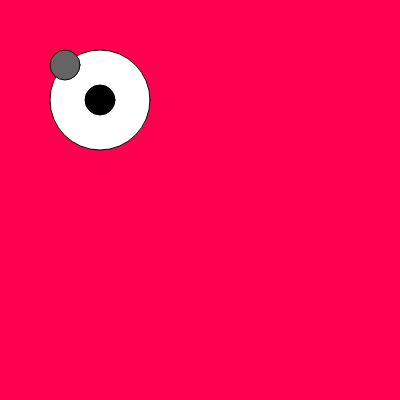
Frame 1 (no input)
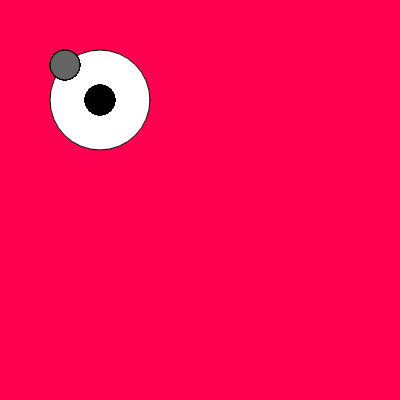
Frame 60 (no input)
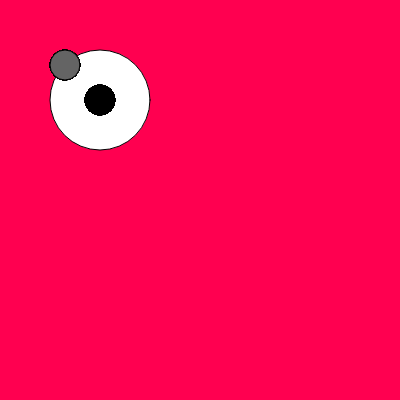
Frame 120 (the mouse pressed at the canvas centre since frame 60)

The p5.js sketch that drew these frames (run headless with seeded random() and noise() and a simulated clock; from frame 60 on, the mouse is pressed at the canvas centre):

// p5.js sketch
// ── sketch.js

function setup() {
  createCanvas(400,400);
  frameRate(30);
  background(255,0,80);

}
function draw() {
  ellipse(100,100,100,100) 
  fill(0);

  ellipseMode(CENTER)
  fill(0)
  ellipse(100,100,30,30)
  
  ellipseMode(CORNERS); 
  fill(100);
  ellipse(80, 80, 50, 50);


}
